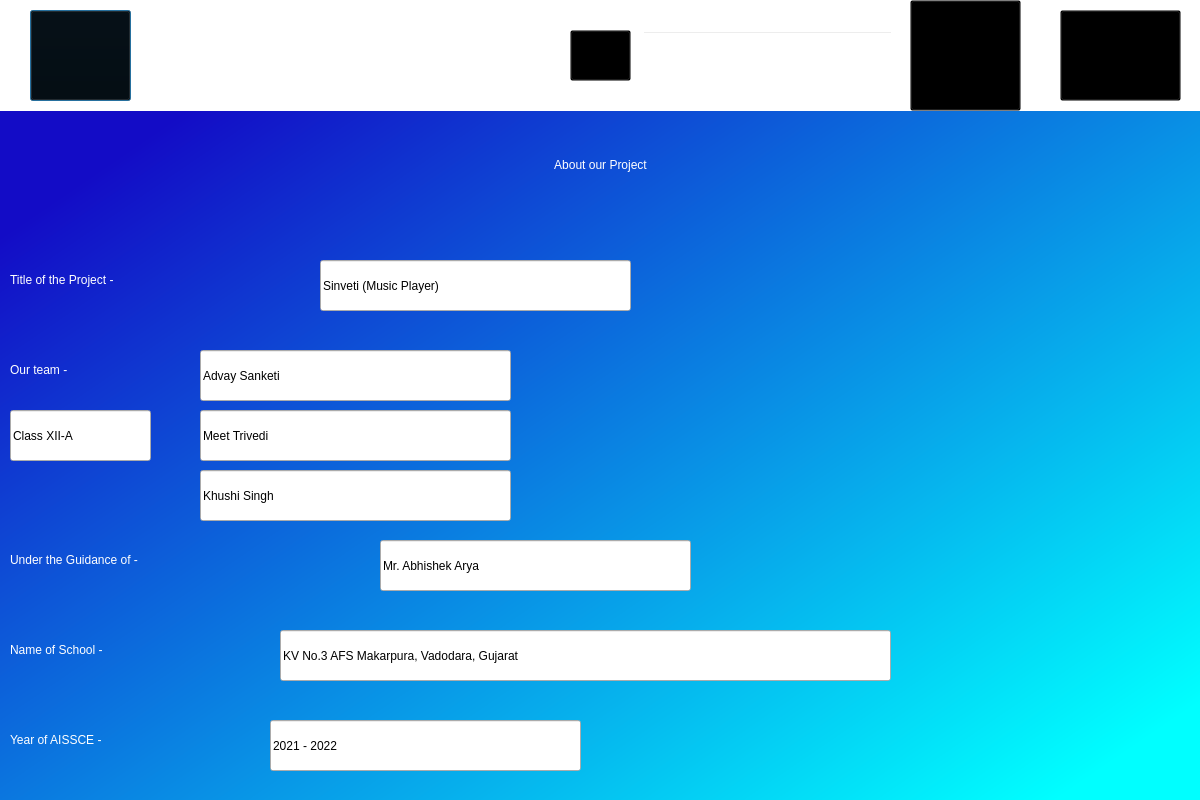
<?xml version="1.0" encoding="UTF-8"?>
<ui version="4.0">
 <class>Dialog</class>
 <widget class="QDialog" name="Dialog">
  <property name="geometry">
   <rect>
    <x>0</x>
    <y>0</y>
    <width>1200</width>
    <height>800</height>
   </rect>
  </property>
  <property name="windowTitle">
   <string>Dialog</string>
  </property>
  <widget class="QWidget" name="widget" native="true">
   <property name="geometry">
    <rect>
     <x>0</x>
     <y>0</y>
     <width>1201</width>
     <height>801</height>
    </rect>
   </property>
   <property name="styleSheet">
    <string notr="true">QWidget#widget{background-color: qlineargradient(spread:pad, x1:0.134, y1:0.159091, x2:0.935, y2:0.943182, stop:0 rgba(19, 12, 198, 255), stop:1 rgba(0, 255, 255, 255));}</string>
   </property>
   <widget class="QLabel" name="label">
    <property name="geometry">
     <rect>
      <x>0</x>
      <y>130</y>
      <width>1201</width>
      <height>71</height>
     </rect>
    </property>
    <property name="styleSheet">
     <string notr="true">color: rgb(255, 255, 255);
font: 24pt &quot;MS Shell Dlg 2&quot;;</string>
    </property>
    <property name="text">
     <string>&lt;html&gt;&lt;head/&gt;&lt;body&gt;&lt;p align=&quot;center&quot;&gt;About our Project&lt;/p&gt;&lt;/body&gt;&lt;/html&gt;</string>
    </property>
   </widget>
   <widget class="QLabel" name="home_label">
    <property name="geometry">
     <rect>
      <x>30</x>
      <y>0</y>
      <width>121</width>
      <height>111</height>
     </rect>
    </property>
    <property name="styleSheet">
     <string notr="true">border-radius:100px;</string>
    </property>
    <property name="text">
     <string>&lt;html&gt;&lt;head/&gt;&lt;body&gt;&lt;p&gt;&lt;br/&gt;&lt;/p&gt;&lt;/body&gt;&lt;/html&gt;</string>
    </property>
   </widget>
   <widget class="QLabel" name="playlist_label">
    <property name="geometry">
     <rect>
      <x>1070</x>
      <y>-10</y>
      <width>101</width>
      <height>121</height>
     </rect>
    </property>
    <property name="styleSheet">
     <string notr="true">border-radius:100px;</string>
    </property>
    <property name="text">
     <string>&lt;html&gt;&lt;head/&gt;&lt;body&gt;&lt;p&gt;&lt;br/&gt;&lt;/p&gt;&lt;/body&gt;&lt;/html&gt;</string>
    </property>
   </widget>
   <widget class="QLabel" name="label_4">
    <property name="geometry">
     <rect>
      <x>0</x>
      <y>0</y>
      <width>1201</width>
      <height>111</height>
     </rect>
    </property>
    <property name="styleSheet">
     <string notr="true">background-color: rgb(255, 255, 255);</string>
    </property>
    <property name="text">
     <string/>
    </property>
   </widget>
   <widget class="QLabel" name="profile_label">
    <property name="geometry">
     <rect>
      <x>910</x>
      <y>0</y>
      <width>111</width>
      <height>111</height>
     </rect>
    </property>
    <property name="text">
     <string>&lt;html&gt;&lt;head/&gt;&lt;body&gt;&lt;p&gt;&lt;br/&gt;&lt;/p&gt;&lt;/body&gt;&lt;/html&gt;</string>
    </property>
   </widget>
   <widget class="QPushButton" name="Home">
    <property name="geometry">
     <rect>
      <x>30</x>
      <y>10</y>
      <width>101</width>
      <height>91</height>
     </rect>
    </property>
    <property name="styleSheet">
     <string notr="true">background-color:rgba(0,0,0,0);</string>
    </property>
    <property name="text">
     <string/>
    </property>
   </widget>
   <widget class="QPushButton" name="profile">
    <property name="geometry">
     <rect>
      <x>910</x>
      <y>0</y>
      <width>111</width>
      <height>111</height>
     </rect>
    </property>
    <property name="styleSheet">
     <string notr="true">background-color:rgba(0,0,0,0);</string>
    </property>
    <property name="text">
     <string/>
    </property>
   </widget>
   <widget class="QPushButton" name="playlist">
    <property name="geometry">
     <rect>
      <x>1060</x>
      <y>10</y>
      <width>121</width>
      <height>91</height>
     </rect>
    </property>
    <property name="styleSheet">
     <string notr="true">background-color:rgba(0,0,0,0);</string>
    </property>
    <property name="text">
     <string/>
    </property>
   </widget>
   <widget class="QLabel" name="search_label">
    <property name="geometry">
     <rect>
      <x>600</x>
      <y>40</y>
      <width>31</width>
      <height>31</height>
     </rect>
    </property>
    <property name="text">
     <string>&lt;html&gt;&lt;head/&gt;&lt;body&gt;&lt;p&gt;&lt;br/&gt;&lt;/p&gt;&lt;/body&gt;&lt;/html&gt;</string>
    </property>
   </widget>
   <widget class="QLineEdit" name="searchtxt">
    <property name="geometry">
     <rect>
      <x>642</x>
      <y>31</y>
      <width>251</width>
      <height>51</height>
     </rect>
    </property>
    <property name="styleSheet">
     <string notr="true">background-color:rgba(0,0,0,0);
font: 14pt &quot;MS Shell Dlg 2&quot;;
color: rgb(0, 0, 0);
PlaceholderText: &quot;Search&quot;;</string>
    </property>
   </widget>
   <widget class="QPushButton" name="search">
    <property name="geometry">
     <rect>
      <x>570</x>
      <y>30</y>
      <width>61</width>
      <height>51</height>
     </rect>
    </property>
    <property name="styleSheet">
     <string notr="true">background-color:rgba(0,0,0,0);</string>
    </property>
    <property name="text">
     <string/>
    </property>
   </widget>
   <widget class="QLabel" name="label_3">
    <property name="geometry">
     <rect>
      <x>10</x>
      <y>250</y>
      <width>301</width>
      <height>61</height>
     </rect>
    </property>
    <property name="styleSheet">
     <string notr="true">color: rgb(255, 255, 255);
font: 20pt &quot;MS Shell Dlg 2&quot;;</string>
    </property>
    <property name="text">
     <string>&lt;html&gt;&lt;head/&gt;&lt;body&gt;&lt;p&gt;Title of the Project - &lt;/p&gt;&lt;/body&gt;&lt;/html&gt;</string>
    </property>
   </widget>
   <widget class="QLabel" name="label_5">
    <property name="geometry">
     <rect>
      <x>10</x>
      <y>340</y>
      <width>181</width>
      <height>61</height>
     </rect>
    </property>
    <property name="styleSheet">
     <string notr="true">color: rgb(255, 255, 255);
font: 20pt &quot;MS Shell Dlg 2&quot;;</string>
    </property>
    <property name="text">
     <string>&lt;html&gt;&lt;head/&gt;&lt;body&gt;&lt;p&gt;Our team - &lt;/p&gt;&lt;/body&gt;&lt;/html&gt;</string>
    </property>
   </widget>
   <widget class="QLabel" name="label_6">
    <property name="geometry">
     <rect>
      <x>10</x>
      <y>530</y>
      <width>361</width>
      <height>61</height>
     </rect>
    </property>
    <property name="styleSheet">
     <string notr="true">color: rgb(255, 255, 255);
font: 20pt &quot;MS Shell Dlg 2&quot;;</string>
    </property>
    <property name="text">
     <string>&lt;html&gt;&lt;head/&gt;&lt;body&gt;&lt;p&gt;Under the Guidance of  - &lt;/p&gt;&lt;/body&gt;&lt;/html&gt;</string>
    </property>
   </widget>
   <widget class="QLabel" name="label_7">
    <property name="geometry">
     <rect>
      <x>10</x>
      <y>620</y>
      <width>301</width>
      <height>61</height>
     </rect>
    </property>
    <property name="styleSheet">
     <string notr="true">color: rgb(255, 255, 255);
font: 20pt &quot;MS Shell Dlg 2&quot;;</string>
    </property>
    <property name="text">
     <string>&lt;html&gt;&lt;head/&gt;&lt;body&gt;&lt;p&gt;Name of School - &lt;/p&gt;&lt;/body&gt;&lt;/html&gt;</string>
    </property>
   </widget>
   <widget class="QLabel" name="label_8">
    <property name="geometry">
     <rect>
      <x>10</x>
      <y>710</y>
      <width>301</width>
      <height>61</height>
     </rect>
    </property>
    <property name="styleSheet">
     <string notr="true">color: rgb(255, 255, 255);
font: 20pt &quot;MS Shell Dlg 2&quot;;</string>
    </property>
    <property name="text">
     <string>&lt;html&gt;&lt;head/&gt;&lt;body&gt;&lt;p&gt;Year of AISSCE - &lt;/p&gt;&lt;/body&gt;&lt;/html&gt;</string>
    </property>
   </widget>
   <widget class="QLineEdit" name="lineEdit">
    <property name="geometry">
     <rect>
      <x>320</x>
      <y>260</y>
      <width>311</width>
      <height>51</height>
     </rect>
    </property>
    <property name="styleSheet">
     <string notr="true">font: 16pt &quot;MS Shell Dlg 2&quot;;
color: rgb(0, 0, 0);</string>
    </property>
    <property name="text">
     <string>Sinveti (Music Player)</string>
    </property>
   </widget>
   <widget class="QLineEdit" name="lineEdit_2">
    <property name="geometry">
     <rect>
      <x>200</x>
      <y>350</y>
      <width>311</width>
      <height>51</height>
     </rect>
    </property>
    <property name="styleSheet">
     <string notr="true">font: 16pt &quot;MS Shell Dlg 2&quot;;
color: rgb(0, 0, 0);</string>
    </property>
    <property name="text">
     <string>Advay Sanketi</string>
    </property>
   </widget>
   <widget class="QLineEdit" name="lineEdit_3">
    <property name="geometry">
     <rect>
      <x>200</x>
      <y>410</y>
      <width>311</width>
      <height>51</height>
     </rect>
    </property>
    <property name="styleSheet">
     <string notr="true">font: 16pt &quot;MS Shell Dlg 2&quot;;
color: rgb(0, 0, 0);</string>
    </property>
    <property name="text">
     <string>Meet Trivedi</string>
    </property>
   </widget>
   <widget class="QLineEdit" name="lineEdit_4">
    <property name="geometry">
     <rect>
      <x>200</x>
      <y>470</y>
      <width>311</width>
      <height>51</height>
     </rect>
    </property>
    <property name="styleSheet">
     <string notr="true">font: 16pt &quot;MS Shell Dlg 2&quot;;
color: rgb(0, 0, 0);</string>
    </property>
    <property name="text">
     <string>Khushi Singh</string>
    </property>
   </widget>
   <widget class="QLineEdit" name="lineEdit_5">
    <property name="geometry">
     <rect>
      <x>380</x>
      <y>540</y>
      <width>311</width>
      <height>51</height>
     </rect>
    </property>
    <property name="styleSheet">
     <string notr="true">font: 16pt &quot;MS Shell Dlg 2&quot;;
color: rgb(0, 0, 0);</string>
    </property>
    <property name="text">
     <string>Mr. Abhishek Arya</string>
    </property>
   </widget>
   <widget class="QLineEdit" name="lineEdit_6">
    <property name="geometry">
     <rect>
      <x>280</x>
      <y>630</y>
      <width>611</width>
      <height>51</height>
     </rect>
    </property>
    <property name="styleSheet">
     <string notr="true">font: 16pt &quot;MS Shell Dlg 2&quot;;
color: rgb(0, 0, 0);</string>
    </property>
    <property name="text">
     <string>KV No.3 AFS Makarpura, Vadodara, Gujarat</string>
    </property>
   </widget>
   <widget class="QLineEdit" name="lineEdit_7">
    <property name="geometry">
     <rect>
      <x>270</x>
      <y>720</y>
      <width>311</width>
      <height>51</height>
     </rect>
    </property>
    <property name="styleSheet">
     <string notr="true">font: 16pt &quot;MS Shell Dlg 2&quot;;
color: rgb(0, 0, 0);</string>
    </property>
    <property name="text">
     <string>2021 - 2022</string>
    </property>
   </widget>
   <widget class="QLabel" name="logo">
    <property name="geometry">
     <rect>
      <x>800</x>
      <y>280</y>
      <width>300</width>
      <height>300</height>
     </rect>
    </property>
    <property name="text">
     <string/>
    </property>
   </widget>
   <widget class="QLineEdit" name="lineEdit_8">
    <property name="geometry">
     <rect>
      <x>10</x>
      <y>410</y>
      <width>141</width>
      <height>51</height>
     </rect>
    </property>
    <property name="styleSheet">
     <string notr="true">font: 16pt &quot;MS Shell Dlg 2&quot;;
color: rgb(0, 0, 0);</string>
    </property>
    <property name="text">
     <string>Class XII-A</string>
    </property>
   </widget>
   <zorder>label_4</zorder>
   <zorder>label</zorder>
   <zorder>home_label</zorder>
   <zorder>playlist_label</zorder>
   <zorder>profile_label</zorder>
   <zorder>Home</zorder>
   <zorder>profile</zorder>
   <zorder>playlist</zorder>
   <zorder>search_label</zorder>
   <zorder>searchtxt</zorder>
   <zorder>search</zorder>
   <zorder>label_3</zorder>
   <zorder>label_5</zorder>
   <zorder>label_6</zorder>
   <zorder>label_7</zorder>
   <zorder>label_8</zorder>
   <zorder>lineEdit</zorder>
   <zorder>lineEdit_2</zorder>
   <zorder>lineEdit_3</zorder>
   <zorder>lineEdit_4</zorder>
   <zorder>lineEdit_5</zorder>
   <zorder>lineEdit_6</zorder>
   <zorder>lineEdit_7</zorder>
   <zorder>logo</zorder>
   <zorder>lineEdit_8</zorder>
  </widget>
 </widget>
 <resources/>
 <connections/>
</ui>
